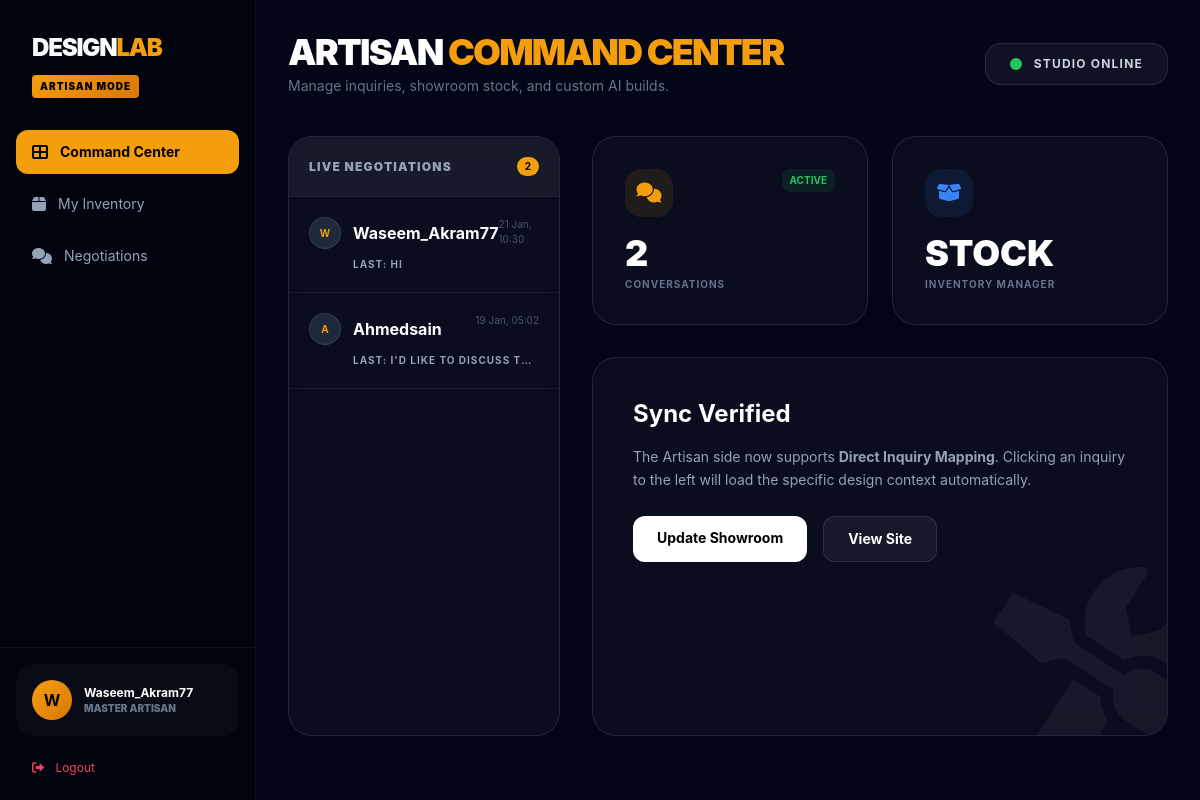
The page /contracts/panel/ (signed in) on the database its author committed.
### studio/models.py (models this page shows, shortened)
class User(AbstractUser):
    is_artisan = models.BooleanField(default=False)
    phone_number = models.CharField(max_length=15, blank=True, null=True)

class ChatRoom(models.Model):
    customer = models.ForeignKey(
        settings.AUTH_USER_MODEL,
        on_delete=models.CASCADE,
        related_name='customer_chats'
    )
    artisan = models.ForeignKey(
        settings.AUTH_USER_MODEL,
        on_delete=models.CASCADE,
        related_name='artisan_chats'
    )
    created_at = models.DateTimeField(auto_now_add=True)
    class Meta:
        unique_together = ('customer', 'artisan')

class Message(models.Model):
    room = models.ForeignKey(ChatRoom, on_delete=models.CASCADE, related_name='messages')
    sender = models.ForeignKey(settings.AUTH_USER_MODEL, on_delete=models.CASCADE)
    text = models.TextField(blank=True)
    image = models.ImageField(upload_to='chat_uploads/', null=True, blank=True)
    timestamp = models.DateTimeField(auto_now_add=True)

### studio/decorators.py (the view)
    def wrapper(request, *args, **kwargs):
        if request.user.is_authenticated and request.user.is_artisan:
            return view_func(request, *args, **kwargs)
        return redirect('customer_dashboard') # Send customers away from artisan tools

### studio/views.py (called while the page is built)
@artisan_required
def owner_dashboard(request):
    active_chats = ChatRoom.objects.filter(artisan=request.user).order_by('-created_at')
    return render(request, 'contracts/owner_dashboard.html', {'active_chats': active_chats})

### contracts/templates/contracts/owner_dashboard.html (shortened to what this page needs)
{% extends 'contracts/owner_base.html' %}
{% block content %}
<div class="p-8">
    <div class="flex flex-col md:flex-row md:items-center justify-between gap-4 mb-10">
        <div>
            <h1 class="text-4xl font-black uppercase tracking-tighter text-white">
                Artisan <span class="text-amber-500">Command Center</span>
            </h1>
            <p class="text-slate-500 text-sm mt-1">Manage inquiries, showroom stock, and custom AI builds.</p>
        </div>
        <div class="flex items-center gap-3 bg-white/5 border border-white/10 rounded-2xl px-6 py-3">
            <div class="w-3 h-3 bg-green-500 rounded-full animate-pulse"></div>
            <span class="text-xs font-bold text-slate-300 uppercase tracking-widest">Studio Online</span>
        </div>
    </div>
    <div class="grid grid-cols-1 lg:grid-cols-3 gap-8">
        <div class="lg:col-span-1 flex flex-col gap-6">
            <div class="glass-panel rounded-3xl border border-white/10 overflow-hidden flex flex-col h-[600px]">
                <div class="p-5 border-b border-white/5 bg-white/5 flex justify-between items-center">
                    <h2 class="text-xs font-black uppercase tracking-widest text-slate-400">Live Negotiations</h2>
                    <span class="bg-amber-500 text-black text-[10px] px-2 py-0.5 rounded-full font-bold">
                        {{ active_chats.count }}
                    </span>
                </div>
                <div class="flex-1 overflow-y-auto custom-scrollbar">
                    {% for chat in active_chats %}
                    <a href="{% url 'negotiation_page' %}?room_id={{ chat.id }}"
                        class="block p-5 border-b border-white/5 hover:bg-amber-500/5 transition-all group relative">
                        <div class="flex justify-between items-start mb-2">
                            <div class="flex items-center gap-3">
                                <div class="w-8 h-8 rounded-full bg-slate-800 flex items-center justify-center text-[10px] font-bold text-amber-500 border border-white/10">
                                    {{ chat.customer.username|slice:":1"|upper }}
                                </div>
                                <span class="font-bold text-white group-hover:text-amber-500 transition-colors">
                                    {{ chat.customer.username }}
                                </span>
                            </div>
                            <span class="text-[10px] text-slate-600">{{ chat.created_at|date:"d M, H:i" }}</span>
                        </div>
                        <div class="flex items-center gap-3 pl-11 mt-1">
                            {% with last_msg=chat.messages.last %}
                                {% if last_msg %}
                                    <div class="flex flex-col gap-1 overflow-hidden">
                                        <p class="text-[10px] text-slate-400 font-bold uppercase tracking-widest truncate">
                                            Last: {{ last_msg.text|truncatechars:30 }}
                                        </p>
                                    </div>
                                {% else %}
                                    <div class="flex items-center gap-2 bg-amber-500/10 px-2 py-1 rounded-md border border-amber-500/20">
                                        <i class="fas fa-couch text-[8px] text-amber-500"></i>
                                        <span class="text-[9px] text-amber-500/80 font-black uppercase">Furniture Inquiry</span>
                                    </div>
                                {% endif %}
                            {% endwith %}
                        </div>
                    </a>
                    {% empty %}
                    <div class="flex flex-col items-center justify-center h-full p-10 text-center">
                        <i class="fas fa-inbox text-4xl text-slate-800 mb-4"></i>
                        <p class="text-slate-500 text-sm">No active messages yet.</p>
                    </div>
                    {% endfor %}
                </div>
            </div>
        </div>
        <div class="lg:col-span-2 flex flex-col gap-8">
            <div class="grid grid-cols-1 sm:grid-cols-2 gap-6">
                <div class="glass-panel p-8 rounded-3xl border border-white/10 group hover:border-amber-500/30 transition-all">
                    <div class="flex justify-between items-start mb-4">
                        <div class="w-12 h-12 bg-amber-500/10 rounded-2xl flex items-center justify-center text-amber-500">
                            <i class="fas fa-comments text-xl"></i>
                        </div>
                        <span class="text-[10px] font-bold text-green-500 bg-green-500/10 px-2 py-1 rounded-lg">ACTIVE</span>
                    </div>
                    <h3 class="text-4xl font-black text-white mb-1">{{ active_chats.count }}</h3>
                    <p class="text-slate-500 uppercase text-[10px] font-bold tracking-widest">Conversations</p>
                </div>
                <div class="glass-panel p-8 rounded-3xl border border-white/10 group hover:border-blue-500/30 transition-all">
                    <div class="flex justify-between items-start mb-4">
                        <div class="w-12 h-12 bg-blue-500/10 rounded-2xl flex items-center justify-center text-blue-500">
                            <i class="fas fa-box-open text-xl"></i>
                        </div>
                    </div>
                    <a href="{% url 'manage_inventory' %}" class="block">
                        <h3 class="text-4xl font-black text-white mb-1">STOCK</h3>
                        <p class="text-slate-500 uppercase text-[10px] font-bold tracking-widest">Inventory Manager</p>
                    </a>
                </div>
            </div>
            <div class="glass-panel p-10 rounded-3xl border border-white/10 relative overflow-hidden flex-1">
                <div class="relative z-10 max-w-lg">
                    <h2 class="text-2xl font-bold text-white mb-4">Sync Verified</h2>
                    <p class="text-slate-400 text-sm leading-relaxed mb-6">
                        The Artisan side now supports <strong>Direct Inquiry Mapping</strong>. Clicking an inquiry to the left will load the specific design context automatically.
                    </p>
                    <div class="flex gap-4">
                        <a href="{% url 'manage_inventory' %}"
                            class="bg-white text-black px-6 py-3 rounded-xl font-bold text-sm hover:bg-slate-200 transition">
                            Update Showroom
                        </a>
                        <a href="{% url 'public_showroom' %}"
                            class="bg-white/5 border border-white/10 text-white px-6 py-3 rounded-xl font-bold text-sm hover:bg-white/10 transition">
                            View Site
                        </a>
                    </div>
                </div>
                <i class="fas fa-tools absolute -right-10 -bottom-10 text-[200px] text-white/5 -rotate-12"></i>
            </div>
        </div>
    </div>
</div>
{% endblock %}

### contracts/templates/contracts/owner_base.html (shortened to what this page needs)
<!DOCTYPE html>
<html lang="en">
<head>
    <script src="https://cdn.tailwindcss.com"></script>
    <link rel="stylesheet" href="https://cdnjs.cloudflare.com/ajax/libs/font-awesome/6.0.0/css/all.min.css">
</head>
<body class="h-screen flex overflow-hidden">
    <aside class="w-64 border-r border-white/5 bg-black/40 flex flex-col z-50">
        <div class="p-8">
            <div class="flex items-center gap-2 mb-2">
                <span class="text-2xl font-black tracking-tighter uppercase">Design<span
                        class="text-amber-500">Lab</span></span>
            </div>
            <div
                class="inline-block px-2 py-1 artisan-gradient rounded text-[10px] font-black text-black uppercase tracking-widest">
                Artisan Mode
            </div>
        </div>
        <nav class="flex-1 px-4 space-y-2">
            <a href="{% url 'owner_dashboard' %}"
                class="flex items-center gap-3 px-4 py-3 rounded-xl {% if request.resolver_match.url_name == 'owner_dashboard' %}bg-amber-500 text-black font-bold{% else %}text-slate-400 hover:bg-white/5 hover:text-white{% endif %} transition">
                <i class="fas fa-th-large"></i>
                <span class="text-sm">Command Center</span>
            </a>
            <a href="{% url 'manage_inventory' %}"
                class="flex items-center gap-3 px-4 py-3 rounded-xl {% if request.resolver_match.url_name == 'manage_inventory' %}bg-amber-500 text-black font-bold{% else %}text-slate-400 hover:bg-white/5 hover:text-white{% endif %} transition">
                <i class="fas fa-box"></i>
                <span class="text-sm">My Inventory</span>
            </a>
            <a href="{% url 'negotiation_page' %}"
                class="flex items-center gap-3 px-4 py-3 rounded-xl {% if request.resolver_match.url_name == 'negotiation_page' %}bg-amber-500 text-black font-bold{% else %}text-slate-400 hover:bg-white/5 hover:text-white{% endif %} transition">
                <i class="fas fa-comments"></i>
                <span class="text-sm">Negotiations</span>
            </a>
        </nav>
        <div class="p-4 border-t border-white/5">
            <div class="glass-panel p-4 rounded-2xl flex items-center gap-3">
                <div
                    class="w-10 h-10 rounded-full artisan-gradient flex items-center justify-center text-black font-bold">
                    {{ user.username|slice:":1"|upper }}
                </div>
                <div class="overflow-hidden">
                    <p class="text-xs font-bold text-white truncate">{{ user.username }}</p>
                    <p class="text-[10px] text-slate-500 uppercase font-black">Master Artisan</p>
                </div>
            </div>
            <form method="post" action="{% url 'logout' %}" class="mt-4">
                <button type="submit"
                    class="w-full text-left px-4 py-2 text-xs text-rose-500 hover:bg-rose-500/10 rounded-lg transition">
                    <i class="fas fa-sign-out-alt mr-2"></i> Logout
                </button>
            </form>
        </div>
    </aside>
    <main class="flex-1 overflow-y-auto relative">
        {% block content %}{% endblock %}
    </main>
</body>
</html>

### contracts/templates/contracts/owner_base.html (style rules this page uses)
body { background-color: #020617; color: #f8fafc; font-family: 'Inter', sans-serif; }
.glass-panel { background: rgba(255, 255, 255, 0.03); backdrop-filter: blur(10px); }
.artisan-gradient { background: linear-gradient(135deg, #f59e0b 0%, #d97706 100%); }

### contracts/templates/contracts/owner_dashboard.html (style rules this page uses)
.glass-panel { background: rgba(255, 255, 255, 0.03); backdrop-filter: blur(12px); }

### rows shown on the page
User: username "W", username "Waseem_Akram77"
ChatRoom: customer.username "W", customer.username "Waseem_Akram77", created_at "21 Jan, 10:30", messages.last.text "HI"
ChatRoom: customer.username "A", customer.username "Ahmedsain", created_at "19 Jan, 05:02", messages.last.text "I'D LIKE TO DISCUSS T…"

### other values the page prints
{{ active_chats.count }} "2"
